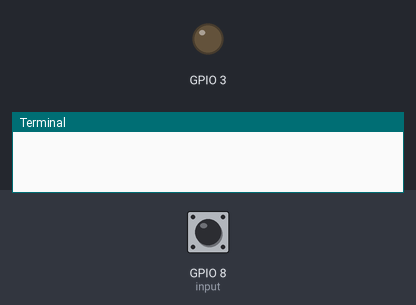
Bench run of a program on a simulated Raspberry Pi (BCM pin numbers). On the bench: output pins drawn as LEDs (lit = HIGH), the last lines printed to the terminal. Dashed ring = blinking. The inputs (shaded band) are chosen by the test bench; at power-on: GPIO 8 (input) HIGH.

Above: at 1.2 s.
1.3 s: GPIO 8 (input) pulled LOW for 1 s
At 3.1 s:
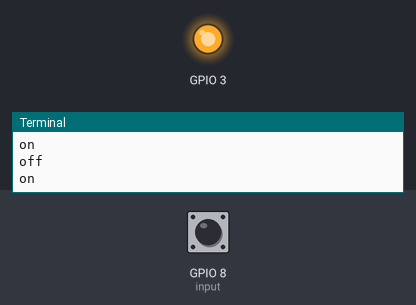
3.8 s: GPIO 8 (input) pulled LOW for 0.15 s
At 4.4 s:
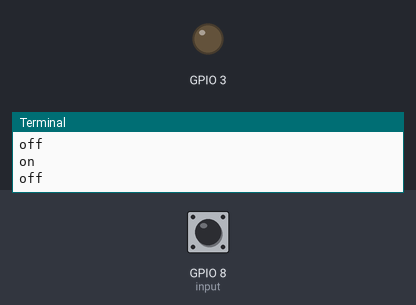
5.5 s: GPIO 8 (input) pulled LOW for 3.2 s
At 5.8 s:
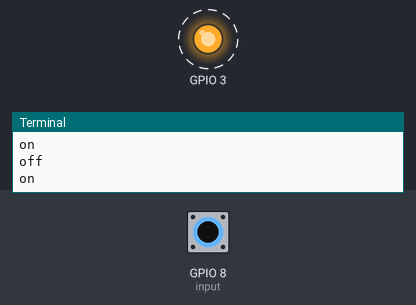
Timing chart, 0 to 10.2 s (numbered marks = the images above; inputs shaded):
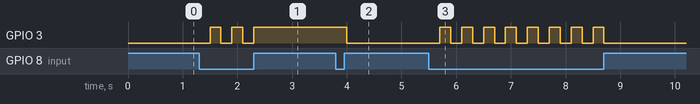

Measured:
- after the input at 1.3 s, GPIO 3: alternates HIGH for 0.20 s and LOW for 0.20 s, 5 changes in all, then stays HIGH, starting after 0.20 s
- after the input at 3.8 s, GPIO 3: HIGH → LOW after 0.20 s
- after the input at 5.5 s, GPIO 3: alternates HIGH for 0.20 s and LOW for 0.20 s, 16 changes in all, then stays LOW, starting after 0.20 s

The program:

button_toggle.py
```python
'''
Button Toggle/Switch Mode
'''
from time import sleep
import RPi.GPIO as GPIO

GPIO.setmode(GPIO. BOARD)
GPIO.setup(8,GPIO.IN,pull_up_down=GPIO.PUD_UP)
GPIO.setup(3,GPIO.OUT)
GPIO.output(3,False)
led_status=0

while True:
	input=GPIO.input(8)
	if input < 1:
		sleep(0.2)
		if led_status==1:
			GPIO.output(3,False)
			led_status=0
			print "off"
		elif led_status==0:
			GPIO.output(3,True)
			led_status=1
			print "on"


'''
	input=GPIO.input(8)
	if input == 0:
		GPIO.output(3,True)
	if input == 1:
		GPIO.output(3,False)
	print(input)
'''
```
